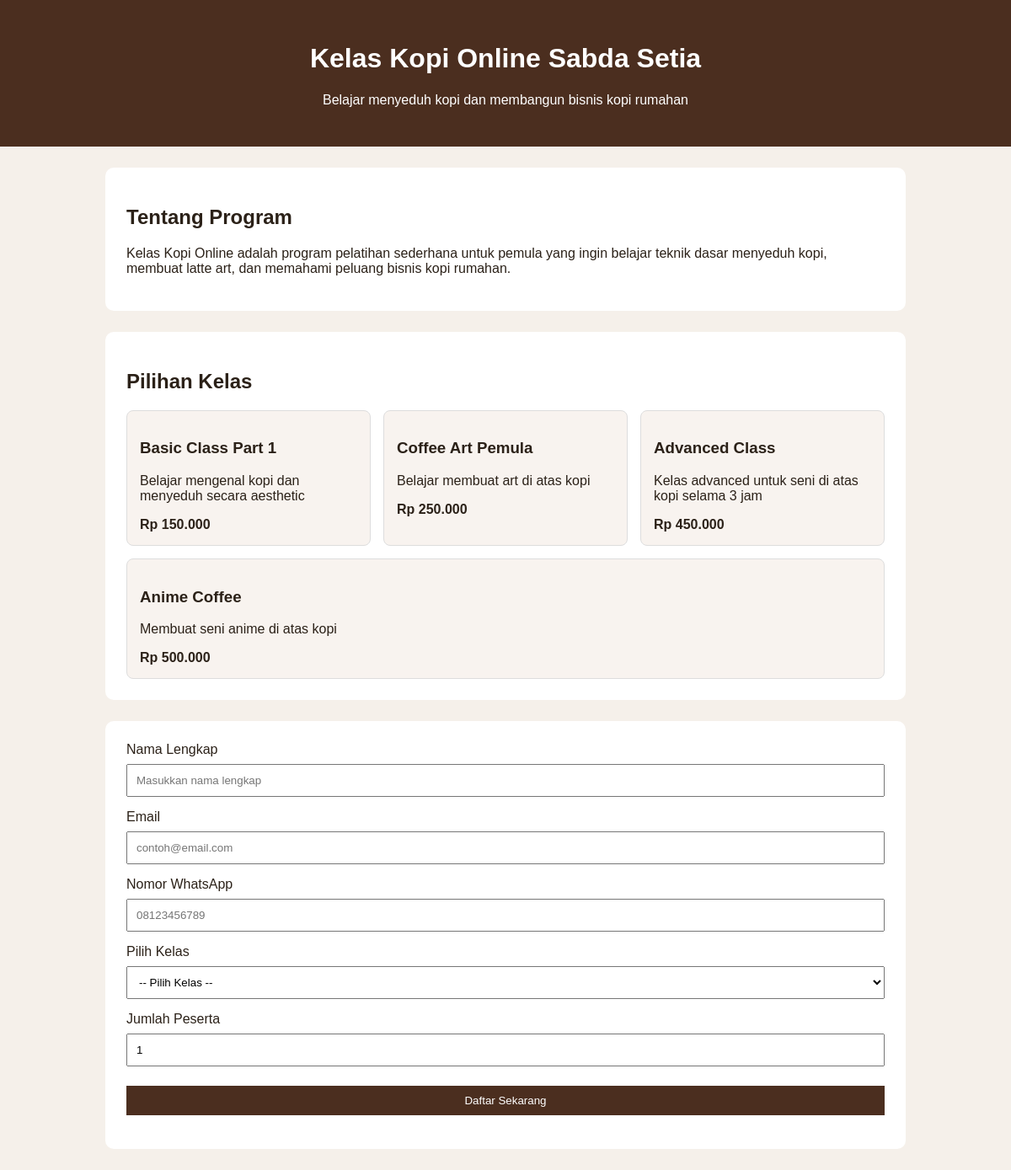
The page / on the database its author committed.
### tables this page shows
CREATE TABLE `courses` (
  `id` int(5) NOT NULL,
  `name` varchar(20) NOT NULL,
  `description` text NOT NULL,
  `price` double NOT NULL
);

### index.php (the view)
<?php
include "header.php";
?>
<section>
    <h2>Tentang Program</h2>
    <p>
        Kelas Kopi Online adalah program pelatihan sederhana untuk pemula yang ingin
        belajar teknik dasar menyeduh kopi, membuat latte art, dan memahami peluang
        bisnis kopi rumahan.
    </p>
</section>
<section>
    <h2>Pilihan Kelas</h2>
    <div class="cards">
        <?php
        $sql = "select * from courses";
        $query = mysqli_query($conn, $sql);
        while($result = mysqli_fetch_array($query)){
        ?>
        <div class="card">
            <h3><?= $result['name'] ?></h3>
            <p>
                <?= $result['description'] ?>
            </p>
            <strong>Rp <?= number_format($result['price'],0,',','.') ?> </strong>
        </div>
        <?php
        }
        ?>
    </div>
</section>
<?php include "frm_pendaftaran.php"; ?>
</body>
</html>

### header.php (shortened to what this page needs)
<!DOCTYPE html>
<html lang="id">
<head>
    <link rel="stylesheet" href="css/style.css">
</head>
<body>
<header>
    <h1>Kelas Kopi Online Sabda Setia</h1>
    <p>Belajar menyeduh kopi dan membangun bisnis kopi rumahan</p>
</header>

### frm_pendaftaran.php (shortened to what this page needs)
<section>
    <form method="POST" action="sv_pendaftaran.php">
<label>Nama Lengkap</label>
<input type="text" name="full_name" placeholder="Masukkan nama lengkap">
<label>Email</label>
<input type="email" name="email" placeholder="contoh@email.com">
<label>Nomor WhatsApp</label>
<input type="text" name="phone_number" placeholder="08123456789">
<label>Pilih Kelas</label>
<select name="course_id">
<option value="">-- Pilih Kelas --</option>
</select>
<label>Jumlah Peserta</label>
<input type="number" name="participant_count" min="1" value="1">
<button type="submit" name="daftar">Daftar Sekarang</button>
</form>
</section>

### css/style.css (style rules this page uses)
body { font-family: Arial, sans-serif; background: #f5f0ea; margin: 0; color: #2b2118; }
header { background: #4b2e1f; color: white; padding: 30px; text-align: center; }
section { max-width: 900px; margin: 25px auto; background: white; padding: 25px; border-radius: 10px; }
.cards { display: flex; gap: 15px; flex-wrap: wrap; }
.card { flex: 1; min-width: 220px; background: #f8f3ef; border: 1px solid #ddd; padding: 15px; border-radius: 8px; }
input, select, button { width: 100%; padding: 10px; margin-top: 8px; margin-bottom: 15px; box-sizing: border-box; }
button { background: #4b2e1f; color: white; border: none; cursor: pointer; }

### rows shown on the page
courses: name "Basic Class Part 1", description "Belajar mengenal kopi dan menyeduh secara aesthetic", price "150.000"
courses: name "Coffee Art Pemula", description "Belajar membuat art di atas kopi", price "250.000"
courses: name "Advanced Class", description "Kelas advanced untuk seni di atas kopi selama 3 jam", price "450.000"
courses: name "Anime Coffee", description "Membuat seni anime di atas kopi", price "500.000"
